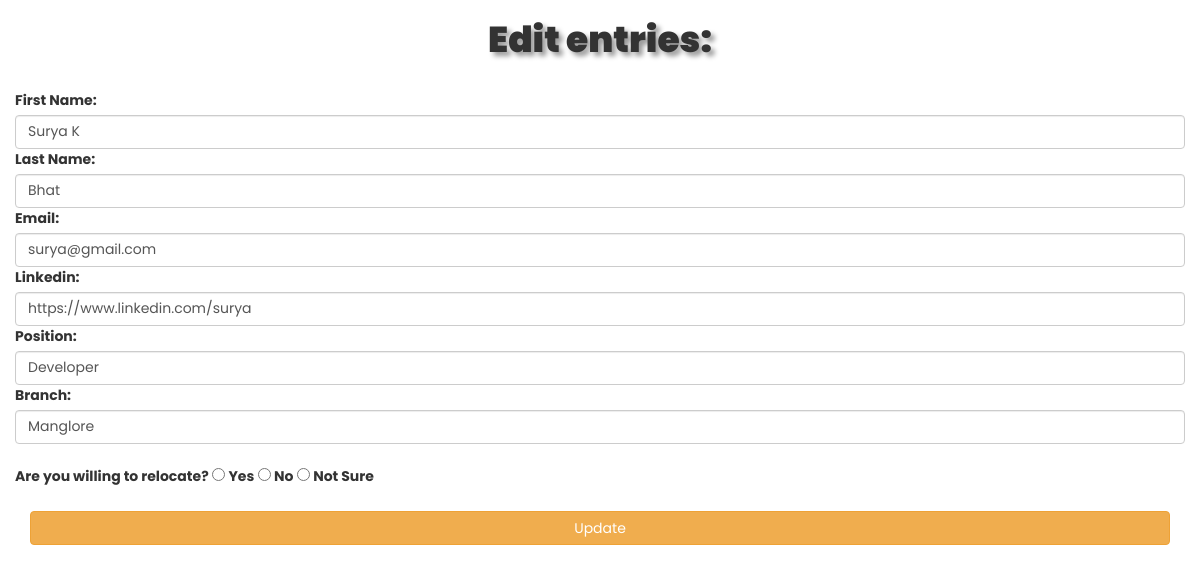
The page /edit.php?id=52 on the database its author committed.
### tables this page shows
CREATE TABLE `submissions` (
  `id` int(11) NOT NULL,
  `fname` varchar(100) DEFAULT NULL,
  `lname` varchar(100) DEFAULT NULL,
  `email` varchar(100) NOT NULL,
  `linkedin` varchar(100) DEFAULT NULL,
  `position` varchar(100) DEFAULT NULL,
  `branch` varchar(100) DEFAULT NULL,
  `relocate` varchar(10) DEFAULT NULL,
  `date` date NOT NULL DEFAULT current_timestamp()
);

### edit.php (the view, shortened to what this page needs)
<?php
$link = new mysqli("localhost","root",'',"jobapp1");
$id =$_GET["id"];
$firstname = "";
$lastname= "";
$email= "";
$linkedin= "";
$position="";
$branch="";
$res = mysqli_query($link, "SELECT * from submissions where `id`=$id");
while($row=mysqli_fetch_array($res))
{
    $firstname=$row["fname"];
    $lastname=$row["lname"];
    $email=$row["email"];
    $linkedin= $row["linkedin"];
    $position=$row["position"];
    $branch=$row["branch"];
}
?>
<!DOCTYPE html>
<html lang="en">
<head>
  <link rel="stylesheet" href="https://maxcdn.bootstrapcdn.com/bootstrap/3.4.1/css/bootstrap.min.css">
</head>
<body>
<div class="form-group">
    <form action="" method="post">
        <h1 style="text-align: center;text-shadow:4px 4px 5px rgba(0,0,0,0.4); font-weight:900;">Edit entries:</h1>
      <br>
<div class="col-sm-12">
      <label for="firstname">First Name:</label>
      <input required type="text" class="form-control" id="firstname" placeholder="Enter First name" name="firstname" value="<?php echo
      $firstname ?>">
      </div> </div> <br>
      <div class="form-group">
 <div class="col-sm-12">
        <label for="lastname">Last Name:</label>
        <input type="text" class="form-control" id="lastname" placeholder="Enter Last name" name="lastname" value="<?php echo
        $lastname ?>">
      </div>  </div>  <br>
      <div class="form-group">
 <div class="col-sm-12">
        <label for="email">Email:</label>
        <input required  type="email" class="form-control" id="email" placeholder="Enter email" name="email" value="<?php echo
        $email ?>">
      </div>  </div>  <br>
      <div class="form-group">
 <div class="col-sm-12">
        <label for="linkedin">Linkedin:</label>
        <input required  type="url" class="form-control" id="linkedin" placeholder="Enter Linkedin link" name="linkedin" value="<?php echo
        $linkedin ?>">
      </div>  </div>  <br>
      <div class="form-group">
 <div class="col-sm-12">
        <label for="position">Position:</label>
        <input required  type="text" class="form-control" id="position" placeholder="Enter Position" name="position" value="<?php echo
        $position ?>">
      </div>  </div>  <br>
      <div class="form-group">
 <div class="col-sm-12">
        <label for="city_name">Branch:</label>
        <input required  type="text" class="form-control"  placeholder="City name" name="branch" value="<?php echo
        $branch ?>">
      </div>  </div>  <br>
      <div class="form-group">
        <div class="col-sm-12">
          <br>
                  <label >Are you willing to relocate?</label>
                  <label> <input type="radio" name="relocate" value="Yes"> Yes </label>
                      <label> <input type="radio" aria-selected="true" name="relocate" value="No"> No </label>
                      <label> <input type="radio" name="relocate" aria-selected="true" value="Notsure"> Not Sure </label>
        </div>
      </div>
      <div class="form-group">
 <div class="col-sm-12">
   <div class="form-group">
           <div class="col-md-12">
<br>
           <button type="submit" name="update" class="btn btn-warning btn-block">Update</button>
      </div>
      </div>
</div>
</body>
</html>

### edit.php (style rules this page uses)
* { margin: 0; padding: 0; box-sizing: border-box; font-family: 'Poppins',sans-serif; }

### rows shown on the page
submissions: firstname "Surya K", lastname "Bhat", email "surya@gmail.com", linkedin "https://www.linkedin.com/surya", position "Developer", branch "Manglore"
